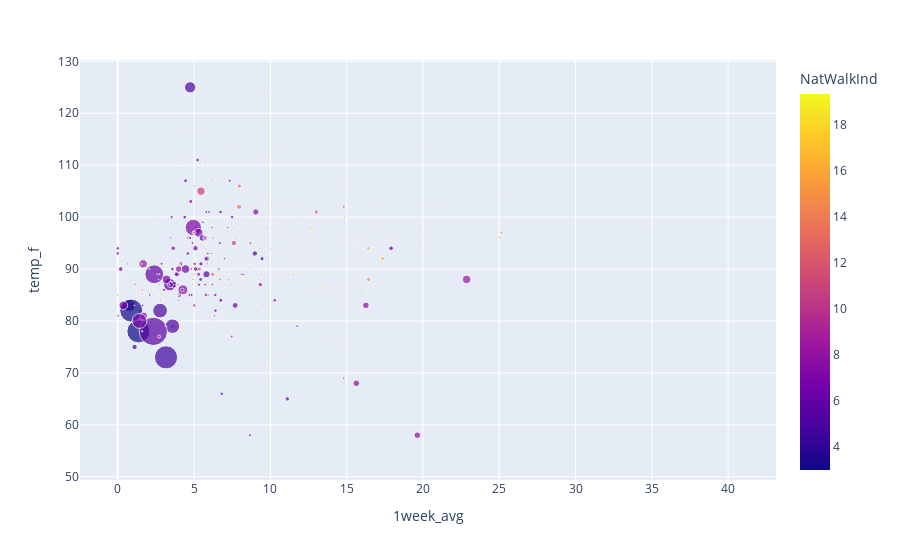

Write notebook code for a chart like this one.
### Code cell
#total land size (acres )
fig = px.scatter(df, x="1week_avg", y="temp_f", color="NatWalkInd",
                 size='Ac_Land', hover_data=['D4A_Ranked'])
fig.show()

### Figure 1 — Plotly figure (JSON) as saved in the notebook; plotly's stock layout.template omitted (floating-point values rounded to 4 significant figures; data arrays with more than 128 entries replaced by an {"elided": "..."} marker saying what was removed)
{"data": [{"customdata": {"elided": "612x1 int values"}, "hovertemplate": "1week_avg=%{x}<br>temp_f=%{y}<br>Ac_Land=%{marker.size}<br>D4A_Ranked=%{customdata[0]}<br>NatWalkInd=%{marker.color}<extra></extra>", "legendgroup": "", "marker": {"color": {"elided": "612 float values"}, "coloraxis": "coloraxis", "size": {"elided": "612 float values"}, "sizemode": "area", "sizeref": 145.4, "symbol": "circle"}, "mode": "markers", "name": "", "orientation": "v", "showlegend": false, "type": "scatter", "x": {"elided": "612 float values"}, "xaxis": "x", "y": {"elided": "612 int values"}, "yaxis": "y"}], "layout": {"coloraxis": {"colorbar": {"title": {"text": "NatWalkInd"}}, "colorscale": [[0, "#0d0887"], [0.1111, "#46039f"], [0.2222, "#7201a8"], [0.3333, "#9c179e"], [0.4444, "#bd3786"], [0.5556, "#d8576b"], [0.6667, "#ed7953"], [0.7778, "#fb9f3a"], [0.8889, "#fdca26"], [1, "#f0f921"]]}, "legend": {"itemsizing": "constant", "tracegroupgap": 0}, "margin": {"t": 60}, "xaxis": {"anchor": "y", "domain": [0, 1], "title": {"text": "1week_avg"}}, "yaxis": {"anchor": "x", "domain": [0, 1], "title": {"text": "temp_f"}}}}
